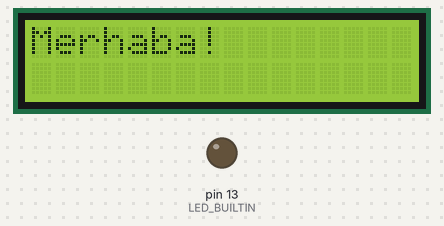
Recording of a sketch running on a simulated Arduino Uno, built with avr-gcc and run on an emulated ATmega328P. Parts: 16×2 character LCD, output pins drawn as LEDs (lit = HIGH). What the sketch prints to the serial monitor is not drawn.

Above: at 0.1 s.
At 4.1 s:
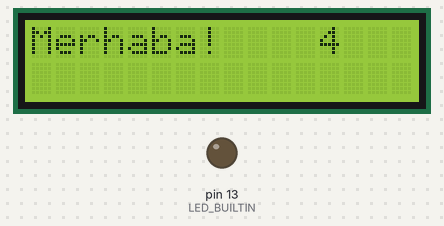
At 9.1 s:
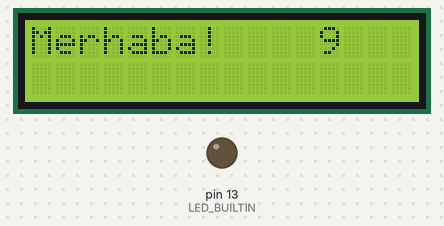
At 19.1 s:
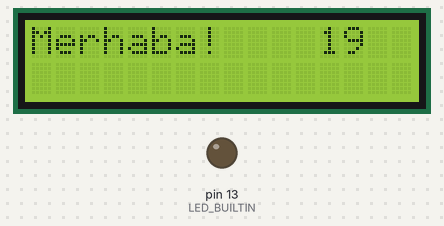
At 29.1 s:
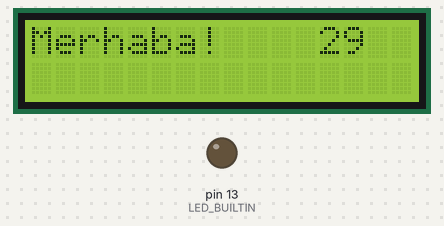
At 39.1 s:
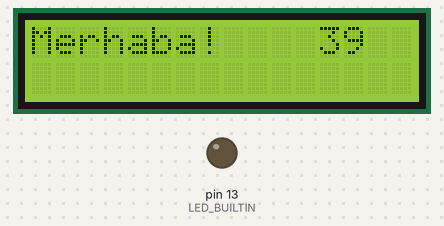

The sketch:

LiquidCrystal_I2C03.ino
```cpp
#include <Wire.h>
#include <LiquidCrystal_I2C.h>

LiquidCrystal_I2C lcd(0x27, 16, 2);


void setup() {
  // put your setup code here, to run once:
  Wire.begin();

  lcd.init();
  lcd.backlight();

  // 1. Satır Merhaba yaz
  lcd.setCursor(0, 0);
  lcd.print("Merhaba!");

  lcd.setCursor(0, 1);


  pinMode(LED_BUILTIN, OUTPUT);
  // pinMode(13, OUTPUT);

  Serial.begin(115200);
  while (!Serial) {}

  Serial.println("\I2C LCD Hazir");

}

void loop() {

  static unsigned long last = 0;
  static int sec = 0;

  // Serial.println(millis());

  if (millis() - last >= 1000) {
    last = millis();
    sec++;

    Serial.println(sec);
    lcd.setCursor(12, 0);
    if(sec < 10) lcd.print("     ");
    lcd.setCursor(12, 0);
    lcd.print(sec);

  }

}
```

Measured:
- what the display in image 1 shows lasts 1.0 s, from 4.0 s to 5.0 s
